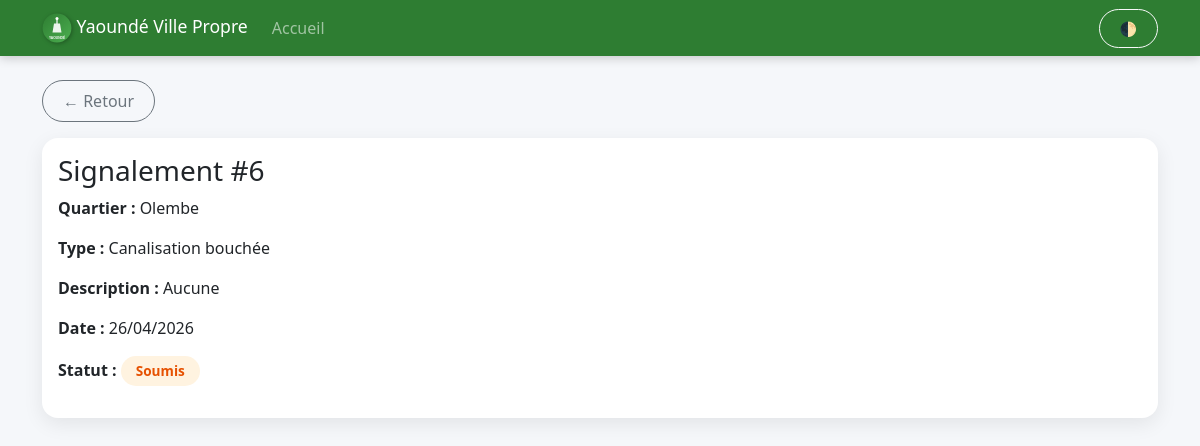
The app's page /signalement/6, older data.
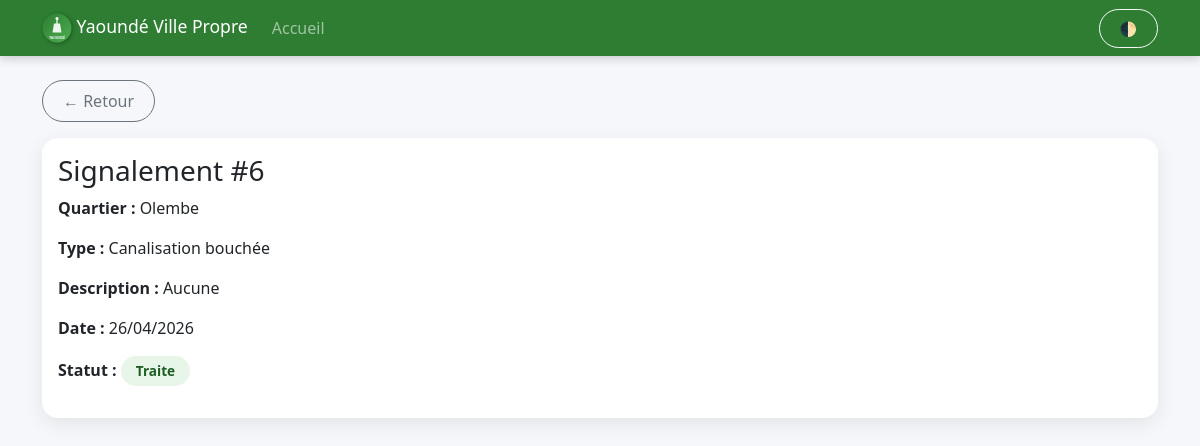
The same page, newer data.
### app.py (models this page shows)
class Signalement(db.Model):
    id = db.Column(db.Integer, primary_key=True)
    user_id = db.Column(db.Integer, db.ForeignKey('user.id'), nullable=True)
    email_anonyme = db.Column(db.String(120), nullable=True)
    quartier = db.Column(db.String(100), nullable=False)
    type_insalubrite = db.Column(db.String(100), nullable=False)
    description = db.Column(db.Text, nullable=True)
    image_filename = db.Column(db.String(200), nullable=True)
    statut = db.Column(db.String(20), nullable=False, default='soumis')  # soumis, en_cours, traite
    date_signalement = db.Column(db.Date, nullable=False, default=datetime.utcnow)
    user = db.relationship('User', backref=db.backref('signalements', lazy=True))

### app.py (the view)
@app.route('/signalement/<int:id>')
def detail_signalement(id):
    signalement = Signalement.query.get_or_404(id)
    return render_template('detail.html', signalement=signalement)

### templates/detail.html (shortened to what this page needs)
<!DOCTYPE html>
<html lang="fr">
<head>
    <link href="https://cdn.jsdelivr.net/npm/bootstrap@5.3.0/dist/css/bootstrap.min.css" rel="stylesheet">
    <link rel="stylesheet" href="/static/css/style.css">
</head>
<body>
<nav class="navbar navbar-expand-lg navbar-dark" style="background:#2E7D32;">
  <div class="container">
    <a class="navbar-brand" href="/"><img src="/static/logo.svg" width="30"> Yaoundé Ville Propre</a>
    <div class="collapse navbar-collapse" id="navbarNav">
      <ul class="navbar-nav me-auto">
        <li class="nav-item"><a class="nav-link" href="/">Accueil</a></li>
      </ul>
      <button id="darkToggle" class="btn btn-outline-light btn-sm ms-auto" onclick="toggleDark()">🌓</button>
    </div>
  </div>
</nav>
<div class="container mt-4">
    <a href="/signalements" class="btn btn-outline-secondary mb-3">← Retour</a>
    <div class="card">
        <div class="card-body">
            <h3>Signalement #{{ signalement.id }}</h3>
            <p><strong>Quartier :</strong> {{ signalement.quartier }}</p>
            <p><strong>Type :</strong> {{ signalement.type_insalubrite }}</p>
            <p><strong>Description :</strong> {{ signalement.description or 'Aucune' }}</p>
            <p><strong>Date :</strong> {{ signalement.date_signalement.strftime('%d/%m/%Y') }}</p>
            <p><strong>Statut :</strong> <span class="etat-badge etat-{{ signalement.statut }}">{{ signalement.statut | replace('_',' ') | capitalize }}</span></p>
        </div>
    </div>
</div>
</body>
</html>

Row changes from the older to the newer data that the page shows:
changed Signalement "Olembe": statut "Soumis" → "Traite"
